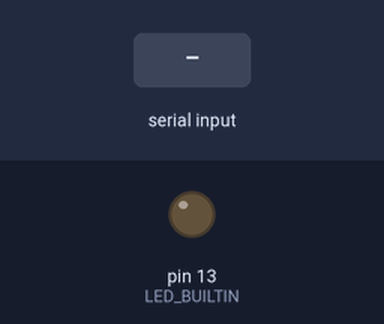
The sketch below on a simulated Arduino Uno, built with avr-gcc and run on an emulated ATmega328P. Shown: output pins drawn as LEDs (lit = HIGH). The test bench sets the inputs (shaded band). What the sketch prints to the serial monitor is not drawn.

Above: at 1.2 s.
1.3 s: "1" received over Serial
At 1.8 s:
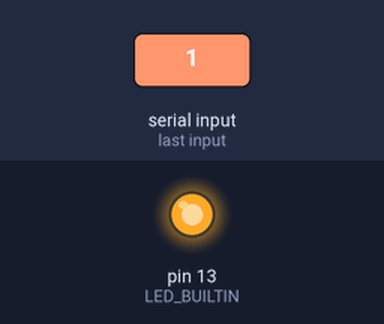
Timing chart, 0 to 4.3 s (numbered marks = the images above; inputs shaded):
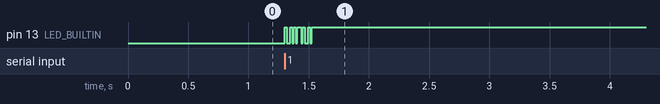

Measured:
- after the input at 1.3 s, pin 13 (LED_BUILTIN): alternates HIGH for 0.02 s and LOW for 0.02 s, 13 changes in all, then stays HIGH, starting at once

The sketch:

ledblink.ino
```cpp
unsigned long long previousMillis = 0;
int ledState = LOW;        // will store last time LED was updated
int currentByte = -1;
int index = 0;
int flip = 0;
int lastAvailable = 0;
int written = 0;
char buf[32];
char nextBuf[32];
bool readSerial = true;
int nextByte = -1;

// constants won't change:
long interval = 15;
void setup() {
  Serial.begin(9600);
  while (!Serial);
  Serial.write("test\n");
  // put your setup code here, to run once:
  pinMode(LED_BUILTIN, OUTPUT);
}

void loop() {
  //Serial.write(0x01);
  // put your main code here, to run repeatedly:
  unsigned long long currentMillis = millis();
  /*if (lastAvailable != 0 && currentMillis - lastAvailable >= 5000) {

    digitalWrite(LED_BUILTIN, LOW);
    exit;
  }*/

    lastAvailable = currentMillis;
    if(currentByte == -1) {
      currentByte = recvOneChar();
    }
    if (currentByte != -1 && nextByte == -1) {
      nextByte = recvOneChar();
    }

  if (currentByte != -1 && currentMillis - previousMillis >= interval) {

    if (currentByte & (int)(pow(2, index) + 0.5)) {
      ledState = flip ? LOW : HIGH;
      //Serial.print(flip ? 0 : 1);
    }
    else {
      ledState = flip ? HIGH : LOW;
      //Serial.print(flip ? 1 : 0);
    }
    previousMillis = currentMillis;

    if (flip) {
      index++;
      flip = 0;
    } else {
      flip = 1;
    }
    if (index >= 8) {
      index = 0;
      flip = 0;
      currentByte = -1;
      written++;
    }


    // set the LED with the ledState of the variable:
    digitalWrite(LED_BUILTIN, ledState);
  }
}

char recvOneChar() {
  if (Serial.available()) {
    char c[1];
    Serial.readBytes(c,1);
    return c[0];
  }
  return -1;
}
```
